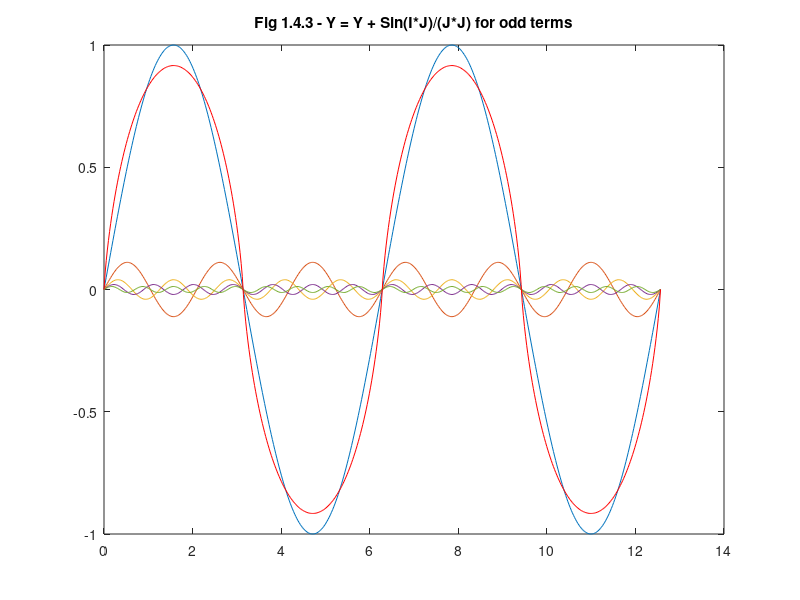

This figure's MATLAB source:
%
% author: Ke-Wei Ma
% contact: keweima at gmail.com
% summary: replicate Fig 1.4.3
%

clear all;
%clf;

h = 1:2:3000;               % odd harmonics.  
a = 1 ./ h.^2;              % amplitude.  1/1, 1/3, 1/5 ... 1,000

n = 500;
i = linspace(0, 4*pi, n);   % number of steps

j = h' * i;

y = sin(j) .* repmat(a',1,n); % repmat converts amplitude vector to mirrored columns in new matrix

% Plot the first 5 harmonics and then the sum of all 
% the harmonics 

figure
plot(i, y(1,:), ...
     i, y(2,:), ...
     i, y(3,:), ...
     i, y(4,:), ...
     i, y(5,:), ...
     i, sum(y), 'r');

title('Fig 1.4.3 - Y = Y + Sin(I*J)/(J*J) for odd terms');
